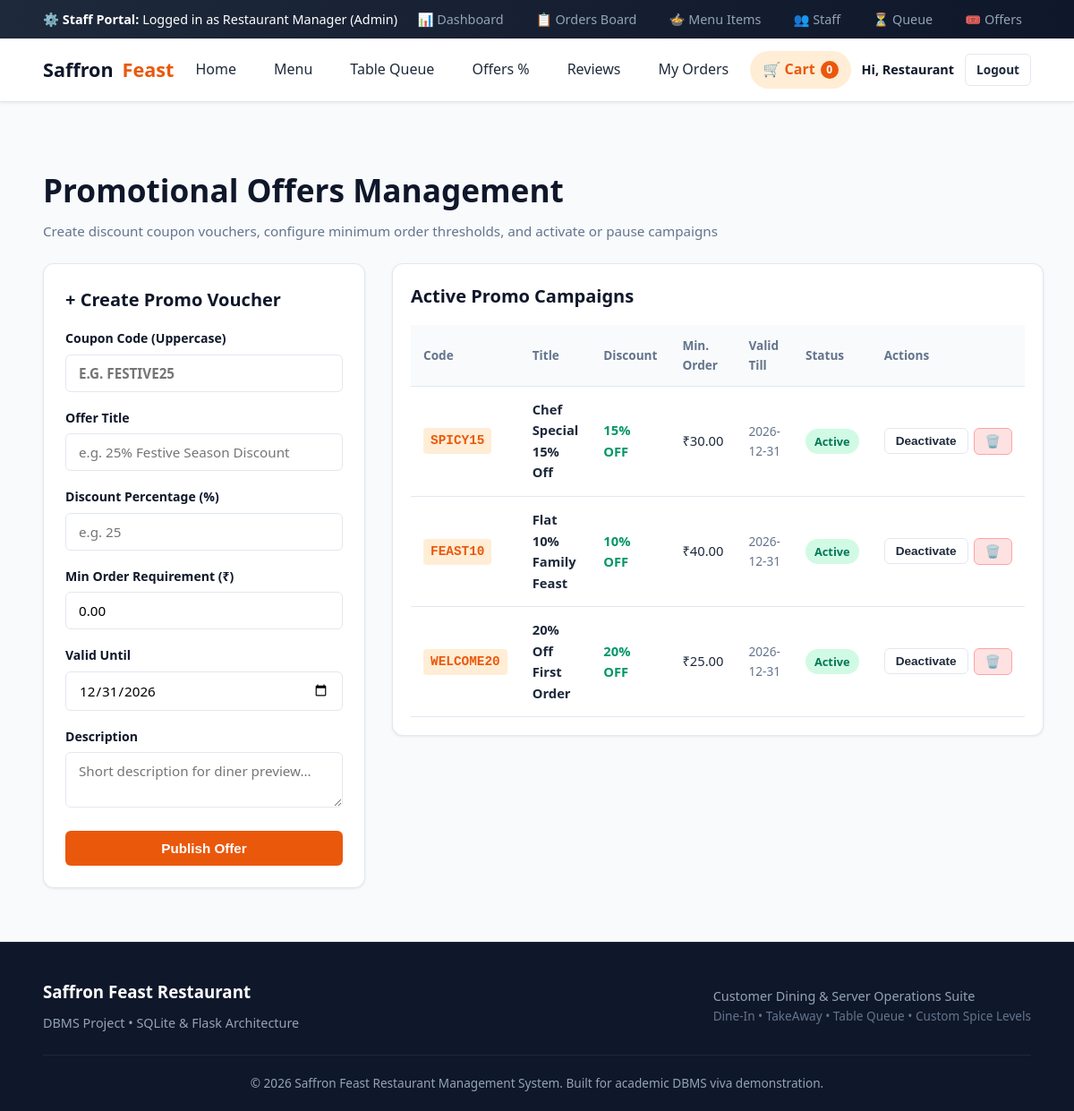
The app's page /admin/offers (signed in), older data.
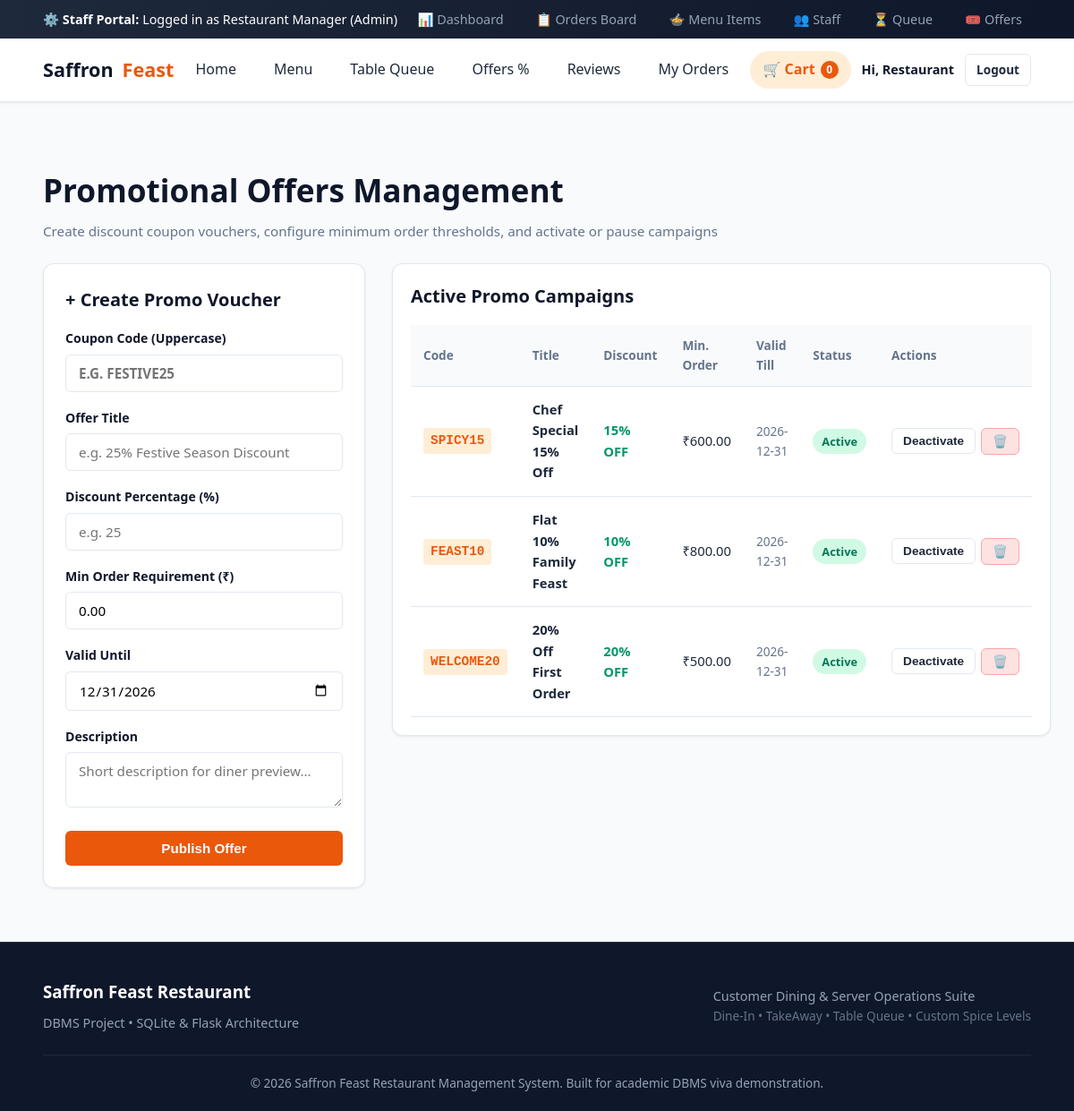
The same page, newer data.
### tables this page shows
CREATE TABLE offers (
    id INTEGER PRIMARY KEY AUTOINCREMENT,
    code TEXT UNIQUE NOT NULL,
    title TEXT NOT NULL,
    description TEXT,
    discount_percent REAL NOT NULL CHECK(discount_percent > 0 AND discount_percent <= 100),
    min_order_amount REAL DEFAULT 0,
    is_active INTEGER DEFAULT 1,
    valid_until TEXT
);

### app.py (the view)
@app.route('/admin/offers')
@admin_required
def admin_offers():
    conn = get_db()
    offers = conn.execute("SELECT * FROM offers ORDER BY id DESC").fetchall()
    conn.close()
    return render_template('admin/offers.html', offers=offers)

### app.py (called while the page is built)
def admin_required(f):
    @wraps(f)
    def decorated_function(*args, **kwargs):
        if 'user_id' not in session or session.get('user_role') not in ['admin', 'staff']:
            flash('Staff or Admin access required.', 'danger')
            return redirect(url_for('login'))
        return f(*args, **kwargs)
    return decorated_function

@app.context_processor
def inject_global_data():
    cart_count = 0
    if 'cart' in session:
        cart_count = sum(item.get('quantity', 1) for item in session['cart'].values())
    return {
        'current_user': {
            'id': session.get('user_id'),
            'name': session.get('user_name'),
            'role': session.get('user_role'),
            'email': session.get('user_email')
        },
        'cart_count': cart_count
    }

### database.py (called while the page is built)
def get_db():
    conn = sqlite3.connect(DATABASE_PATH)
    conn.row_factory = sqlite3.Row
    conn.execute("PRAGMA foreign_keys = ON;")
    return conn

### templates/admin/offers.html (shortened to what the changed rows need)
{% extends 'base.html' %}
{% block content %}
<div class="container">
  <div class="section-header">
    <div>
      <h1 style="font-size: 2.2rem; font-weight: 800; color: var(--secondary); margin-bottom: 6px;">
        Promotional Offers Management
      </h1>
    </div>
  </div>
  <div style="display: grid; grid-template-columns: 360px 1fr; gap: 30px; align-items: flex-start;">
    <div class="admin-card">
      <div style="overflow-x: auto;">
        <table class="admin-table">
          <thead>
            <tr>
              <th>Code</th>
              <th>Title</th>
              <th>Discount</th>
              <th>Min. Order</th>
              <th>Valid Till</th>
              <th>Status</th>
              <th>Actions</th>
            </tr>
          </thead>
          <tbody>
            {% for off in offers %}
            <tr>
              <td>
                <span class="badge" style="background:#ffedd5; color:var(--primary); font-family:monospace; font-size: 0.9rem;">
                  {{ off.code }}
                </span>
              </td>
              <td><strong>{{ off.title }}</strong></td>
              <td style="font-weight: 700; color: #059669;">{{ off.discount_percent|int }}% OFF</td>
              <td>₹{{ "%.2f"|format(off.min_order_amount) }}</td>
              <td style="font-size: 0.85rem; color: var(--text-muted);">{{ off.valid_until }}</td>
              <td>
                {% if off.is_active %}
                  <span class="badge badge-status status-completed">Active</span>
                {% else %}
                  <span class="badge badge-status status-cancelled">Inactive</span>
                {% endif %}
              </td>
              <td>
                <div style="display: flex; gap: 6px;">
                  <form action="{{ url_for('toggle_offer', offer_id=off.id) }}" method="POST">
                    <button type="submit" class="btn btn-outline btn-sm">
                      {% if off.is_active %}Deactivate{% else %}Activate{% endif %}
                    </button>
                  </form>
                  <form action="{{ url_for('delete_offer', offer_id=off.id) }}" method="POST" onsubmit="return confirm('Delete this coupon?');">
                    <button type="submit" class="btn btn-danger btn-sm">
                      🗑️
                    </button>
                  </form>
                </div>
              </td>
            </tr>
            {% endfor %}
          </tbody>
        </table>
      </div>
    </div>
  </div>
</div>
{% endblock %}

Row changes from the older to the newer data that the page shows:
changed offers "Chef Special 15% Off": min_order_amount "30.00" → "600.00"
changed offers "Flat 10% Family Feast": min_order_amount "40.00" → "800.00"
changed offers "20% Off First Order": min_order_amount "25.00" → "500.00"
